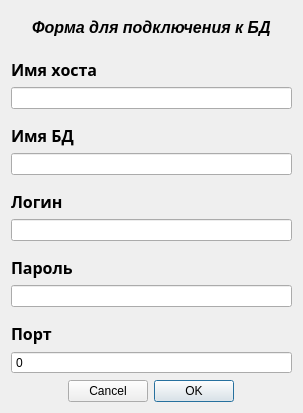
<?xml version="1.0" encoding="UTF-8"?>
<ui version="4.0">
 <class>Reference</class>
 <widget class="QDialog" name="Reference">
  <property name="geometry">
   <rect>
    <x>0</x>
    <y>0</y>
    <width>303</width>
    <height>413</height>
   </rect>
  </property>
  <property name="minimumSize">
   <size>
    <width>273</width>
    <height>166</height>
   </size>
  </property>
  <property name="mouseTracking">
   <bool>false</bool>
  </property>
  <property name="tabletTracking">
   <bool>false</bool>
  </property>
  <property name="acceptDrops">
   <bool>false</bool>
  </property>
  <property name="windowTitle">
   <string>Dialog</string>
  </property>
  <layout class="QGridLayout" name="gridLayout">
   <item row="11" column="0">
    <widget class="QSpinBox" name="le_port">
     <property name="enabled">
      <bool>true</bool>
     </property>
     <property name="wrapping">
      <bool>false</bool>
     </property>
     <property name="readOnly">
      <bool>false</bool>
     </property>
     <property name="buttonSymbols">
      <enum>QAbstractSpinBox::ButtonSymbols::NoButtons</enum>
     </property>
     <property name="specialValueText">
      <string/>
     </property>
     <property name="accelerated">
      <bool>false</bool>
     </property>
     <property name="minimum">
      <number>0</number>
     </property>
     <property name="maximum">
      <number>999999999</number>
     </property>
     <property name="singleStep">
      <number>0</number>
     </property>
     <property name="stepType">
      <enum>QAbstractSpinBox::StepType::DefaultStepType</enum>
     </property>
     <property name="value">
      <number>0</number>
     </property>
     <property name="displayIntegerBase">
      <number>10</number>
     </property>
    </widget>
   </item>
   <item row="1" column="0">
    <widget class="QLabel" name="lb_host">
     <property name="font">
      <font>
       <family>MS Reference Specialty</family>
       <pointsize>12</pointsize>
       <italic>false</italic>
       <bold>true</bold>
       <underline>false</underline>
       <kerning>false</kerning>
      </font>
     </property>
     <property name="layoutDirection">
      <enum>Qt::LayoutDirection::LeftToRight</enum>
     </property>
     <property name="text">
      <string>Имя хоста</string>
     </property>
     <property name="textFormat">
      <enum>Qt::TextFormat::AutoText</enum>
     </property>
     <property name="alignment">
      <set>Qt::AlignmentFlag::AlignBottom|Qt::AlignmentFlag::AlignLeading|Qt::AlignmentFlag::AlignLeft</set>
     </property>
     <property name="wordWrap">
      <bool>false</bool>
     </property>
    </widget>
   </item>
   <item row="5" column="0">
    <widget class="QLabel" name="lb_login">
     <property name="font">
      <font>
       <family>MS Reference Specialty</family>
       <pointsize>12</pointsize>
       <italic>false</italic>
       <bold>true</bold>
       <underline>false</underline>
       <kerning>false</kerning>
      </font>
     </property>
     <property name="layoutDirection">
      <enum>Qt::LayoutDirection::LeftToRight</enum>
     </property>
     <property name="text">
      <string>Логин</string>
     </property>
     <property name="textFormat">
      <enum>Qt::TextFormat::AutoText</enum>
     </property>
     <property name="alignment">
      <set>Qt::AlignmentFlag::AlignBottom|Qt::AlignmentFlag::AlignLeading|Qt::AlignmentFlag::AlignLeft</set>
     </property>
     <property name="wordWrap">
      <bool>false</bool>
     </property>
    </widget>
   </item>
   <item row="6" column="0">
    <widget class="QLineEdit" name="le_login"/>
   </item>
   <item row="8" column="0">
    <widget class="QLineEdit" name="le_password"/>
   </item>
   <item row="0" column="0">
    <widget class="QLabel" name="label">
     <property name="font">
      <font>
       <pointsize>12</pointsize>
       <italic>true</italic>
       <bold>true</bold>
      </font>
     </property>
     <property name="text">
      <string>Форма для подключения к БД</string>
     </property>
     <property name="textFormat">
      <enum>Qt::TextFormat::AutoText</enum>
     </property>
     <property name="scaledContents">
      <bool>true</bool>
     </property>
     <property name="alignment">
      <set>Qt::AlignmentFlag::AlignCenter</set>
     </property>
    </widget>
   </item>
   <item row="4" column="0">
    <widget class="QLineEdit" name="le_name"/>
   </item>
   <item row="9" column="0">
    <widget class="QLabel" name="lb_port">
     <property name="font">
      <font>
       <family>MS Reference Specialty</family>
       <pointsize>12</pointsize>
       <italic>false</italic>
       <bold>true</bold>
       <underline>false</underline>
       <kerning>false</kerning>
      </font>
     </property>
     <property name="layoutDirection">
      <enum>Qt::LayoutDirection::LeftToRight</enum>
     </property>
     <property name="text">
      <string>Порт</string>
     </property>
     <property name="textFormat">
      <enum>Qt::TextFormat::AutoText</enum>
     </property>
     <property name="alignment">
      <set>Qt::AlignmentFlag::AlignBottom|Qt::AlignmentFlag::AlignLeading|Qt::AlignmentFlag::AlignLeft</set>
     </property>
     <property name="wordWrap">
      <bool>false</bool>
     </property>
    </widget>
   </item>
   <item row="3" column="0">
    <widget class="QLabel" name="lb_name">
     <property name="font">
      <font>
       <family>MS Reference Specialty</family>
       <pointsize>12</pointsize>
       <italic>false</italic>
       <bold>true</bold>
       <underline>false</underline>
       <kerning>false</kerning>
      </font>
     </property>
     <property name="layoutDirection">
      <enum>Qt::LayoutDirection::LeftToRight</enum>
     </property>
     <property name="text">
      <string>Имя БД</string>
     </property>
     <property name="textFormat">
      <enum>Qt::TextFormat::AutoText</enum>
     </property>
     <property name="alignment">
      <set>Qt::AlignmentFlag::AlignBottom|Qt::AlignmentFlag::AlignLeading|Qt::AlignmentFlag::AlignLeft</set>
     </property>
     <property name="wordWrap">
      <bool>false</bool>
     </property>
    </widget>
   </item>
   <item row="7" column="0">
    <widget class="QLabel" name="lb_password">
     <property name="font">
      <font>
       <family>MS Reference Specialty</family>
       <pointsize>12</pointsize>
       <italic>false</italic>
       <bold>true</bold>
       <underline>false</underline>
       <kerning>false</kerning>
      </font>
     </property>
     <property name="layoutDirection">
      <enum>Qt::LayoutDirection::LeftToRight</enum>
     </property>
     <property name="text">
      <string>Пароль</string>
     </property>
     <property name="textFormat">
      <enum>Qt::TextFormat::AutoText</enum>
     </property>
     <property name="alignment">
      <set>Qt::AlignmentFlag::AlignBottom|Qt::AlignmentFlag::AlignLeading|Qt::AlignmentFlag::AlignLeft</set>
     </property>
     <property name="wordWrap">
      <bool>false</bool>
     </property>
    </widget>
   </item>
   <item row="2" column="0">
    <widget class="QLineEdit" name="le_host">
     <property name="font">
      <font>
       <bold>false</bold>
       <kerning>false</kerning>
      </font>
     </property>
     <property name="text">
      <string/>
     </property>
    </widget>
   </item>
   <item row="12" column="0">
    <widget class="QDialogButtonBox" name="pb_buttons">
     <property name="layoutDirection">
      <enum>Qt::LayoutDirection::RightToLeft</enum>
     </property>
     <property name="orientation">
      <enum>Qt::Orientation::Horizontal</enum>
     </property>
     <property name="standardButtons">
      <set>QDialogButtonBox::StandardButton::Cancel|QDialogButtonBox::StandardButton::Ok</set>
     </property>
     <property name="centerButtons">
      <bool>true</bool>
     </property>
    </widget>
   </item>
  </layout>
 </widget>
 <tabstops>
  <tabstop>le_host</tabstop>
  <tabstop>le_name</tabstop>
  <tabstop>le_login</tabstop>
  <tabstop>le_password</tabstop>
  <tabstop>le_port</tabstop>
 </tabstops>
 <resources/>
 <connections>
  <connection>
   <sender>pb_buttons</sender>
   <signal>accepted()</signal>
   <receiver>Reference</receiver>
   <slot>accept()</slot>
   <hints>
    <hint type="sourcelabel">
     <x>257</x>
     <y>403</y>
    </hint>
    <hint type="destinationlabel">
     <x>157</x>
     <y>274</y>
    </hint>
   </hints>
  </connection>
  <connection>
   <sender>pb_buttons</sender>
   <signal>rejected()</signal>
   <receiver>Reference</receiver>
   <slot>reject()</slot>
   <hints>
    <hint type="sourcelabel">
     <x>293</x>
     <y>403</y>
    </hint>
    <hint type="destinationlabel">
     <x>286</x>
     <y>274</y>
    </hint>
   </hints>
  </connection>
 </connections>
</ui>
